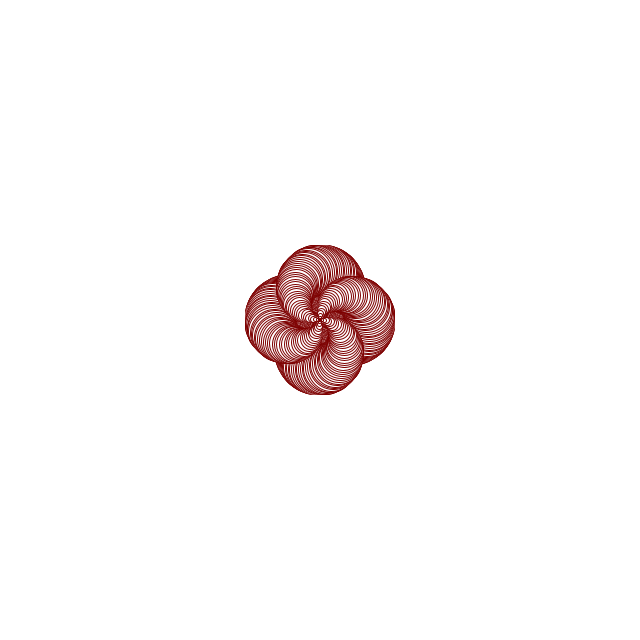
Frame 1 (no input)
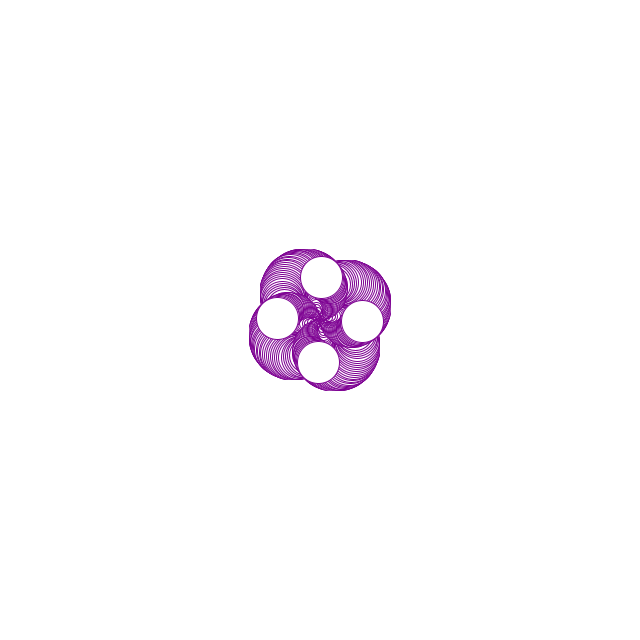
Frame 60 (the mouse pressed at the canvas centre just before this capture)
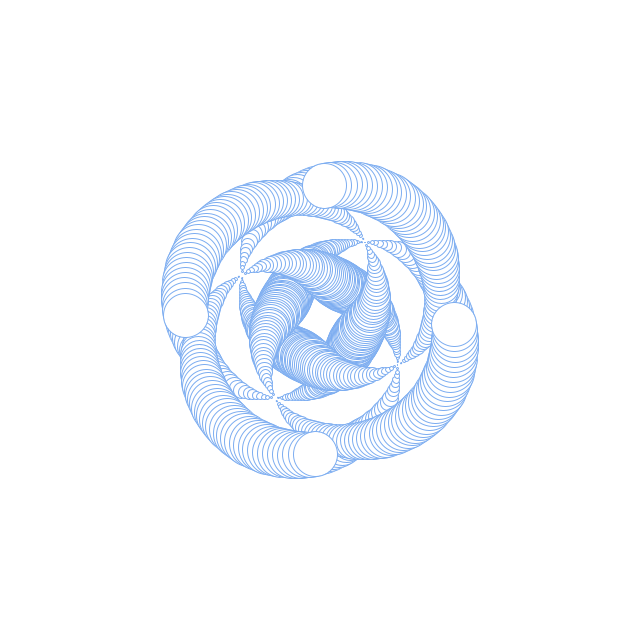
Frame 120 (the mouse held since frame 60 and released just before this capture)

The Processing sketch that drew these frames (run headless with seeded random() and noise(); from frame 60 on, the mouse is pressed at the canvas centre):

// Processing sketch: processing_157178
// ── processing_157178.pde

/* Rainbow Color thanks to Open Processing users. */
float t = PI;
float t2 = 3*PI/2;

float pathR = 125;
float pathG, pathB;

void setup(){
  size(640, 640);
  /* Takes away the white fill inside the circle. However without this gives nice effect */
  /* noFill */
}

void draw(){
  background(255);
  
  float maxX = (float) 180/width * mouseX;
  float maxY = (float) 180/height * mouseX;
  
  translate(width/2, height/2);
  stroke(pathR, pathG, pathB);
  for(int i = 0; i < 360; i+=2){
    float s = sin(radians(i+frameCount)) * 50;
    float x = sin(radians(i)) * (s+maxX);
    float y = cos(radians(i)) * (s+maxY);
    ellipse(x, y, s, s);
    ellipse(-x, -y, s, s);
    ellipse(-y, x, s, s);
    ellipse(y, -x, s, s);
  } 
  
  /* Code used by Open Processing users. */
  pathG = 125+125*sin(t);
  t += 0.03;
  
  pathB = 125+125*sin(t2);
  t2 += 0.03;
}
